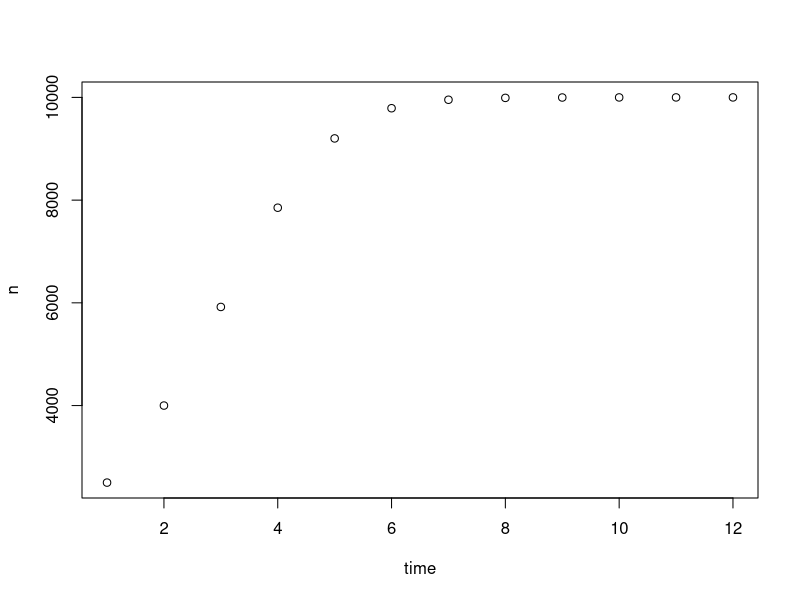

Write the R code that produced this figure.
#Lab 4: Practing for Loops and combining them with data collection via array indexing 
#Creating a for loop that prints "hi" 10 times
for ( i in seq(1,10)) {print("hi")}
#Tim math problem; calculating his total amount of money for the next 8 weeks
TenDollars <- 10
FiveDollars <- 5
OneWeekOfGum <- 2.68
for (i in seq(1,8)) {
  now <- TenDollars + FiveDollars - OneWeekOfGum
print (now) 
TenDollars <- now
}
#Conservation Biologist problem; calculating the expected population size for the next 7 years
FivePercent <- 0.05
CurrentPopulation <- 2000
for (i in seq(1,7)) {
  new <-abs(CurrentPopulation * FivePercent - CurrentPopulation)
print (new)
CurrentPopulation <- new
}
#Discrete-time logistic growth equation used to measure population abundance over time 
n <- 2500
K <- 10000
r <- 0.8 
t <- 1
for (t in seq(2, 12)) {
  n[t] <- n[t-1] + (r * n[t-1] * (K - n[t-1]) / K)
  print (n[t])
  }
#Part 2 basics of array indexing; generating a vector of 18 zeros 
data <- rep(0,18)
print(data)
#For loop that generates a vector where each value goes up by a factor of 3
a <- 1:18
b <- 1:18
c <- 1:18
res <- numeric(length=length(a))
for(i in seq_along(a)) {
  res[i] <- a[i] + b[i] + c[i]
}
res
#New vectors of 0 with the first entry of the vector as 1 
  vec <- c(rep(1,1), rep(0, 17))
  vec
#For loop that creates a vector where each value is equal to one plus twice the value of the previos entery 
zero <- 0
one <- 1
two <- 2
for(i in seq(1,18)) {
  start <- zero * two + one
print(start)
zero<- start 
}
#Vector that contains the first 20 Fibonacci numbers
Fibonacci <- numeric(20)
Fibonacci[2] <-1
for (i in 3:20) Fibonacci[i] <- Fibonacci [i-2] + Fibonacci [i-1]
print("First 20 Fibonacci Numbers")
print(Fibonacci)
#Creating 2 vectors to plot a graph to show time vs abundance 
n <- 2500
K <- 10000
r <- 0.8 
time <- c(1:12)
for (t in seq(2, 12)) {
  n[t] <- n[t-1] + (r * n[t-1] * (K - n[t-1]) / K)
  print (n[t])
}
plot(time,n)
